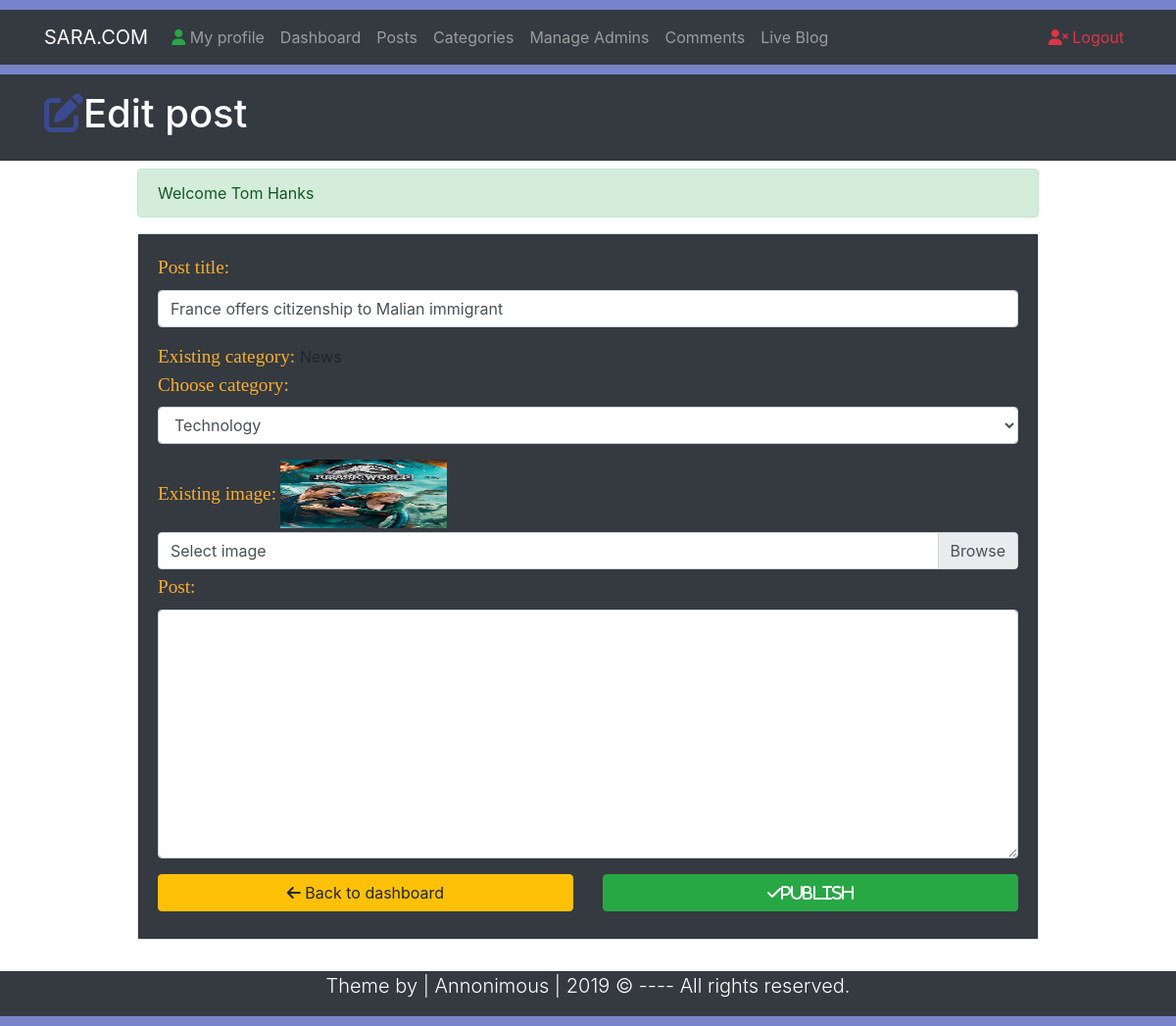
/EditPost.php?id=38 (signed in), run on an earlier commit of the app's database.
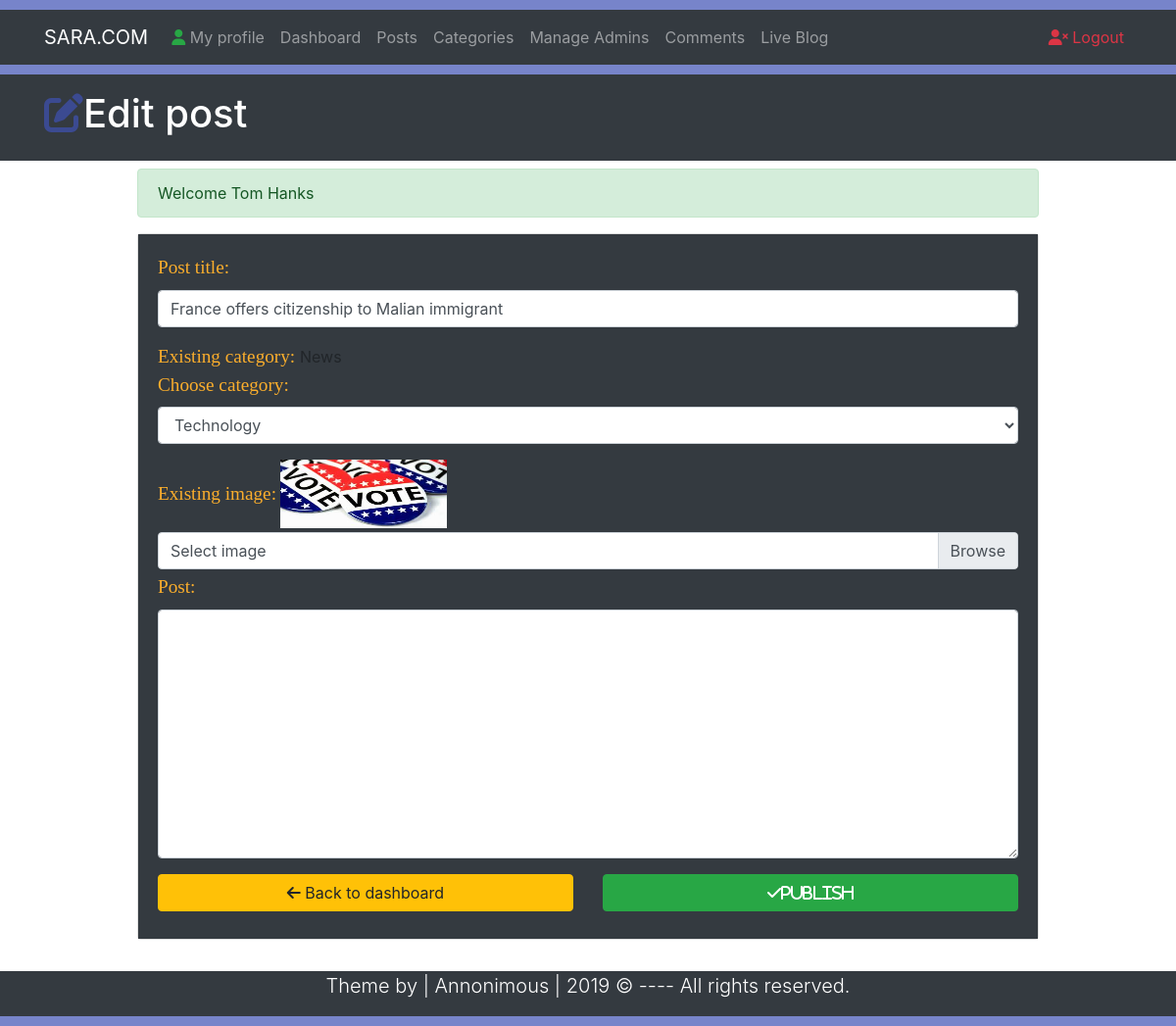
And on a later commit of the database.
### tables this page shows
CREATE TABLE `posts` (
  `id` int(10) NOT NULL,
  `datetime` varchar(50) NOT NULL,
  `title` varchar(300) NOT NULL,
  `category` varchar(50) NOT NULL,
  `author` varchar(50) NOT NULL,
  `image` varchar(50) NOT NULL,
  `post` varchar(10000) NOT NULL
);

### EditPost.php (the view, shortened to what the changed rows need)
<?php
$SearchQueryParameter = $_GET['id'];
?>
<!DOCTYPE html>
<html lang="en">
<head>
    <link rel="stylesheet" href="https://stackpath.bootstrapcdn.com/bootstrap/4.3.1/css/bootstrap.min.css">
    <link rel="stylesheet" href="css/style.css">
    <link rel="stylesheet/less" type="text/css" href="css/style.css" />
</head>
<body>
<header class="bg-dark text-white py-3">
    <div class="container">
        <div class="row">
            <div class="col-md-12">
                <h1> <i class="fas fa-edit" style="color: rgba(62,81,180,0.7)"> </i>Edit post</h1>
            </div>
        </div>
    </div>
</header>
<section class="container py-2 mb-4">
    <div class="row">
        <div class="offset-lg-1 col-lg-10" style="min-height: 700px;">
            <?php
            global $connectingDB;
            $sql = "SELECT * FROM posts WHERE id = '$SearchQueryParameter'";
            $stmt = $connectingDB->query($sql);
            while ($dataRows = $stmt->fetch()){
                $TitleToBeUpdated = $dataRows['title'];
                $CategoryToBeUpdated = $dataRows['category'];
                $ImageToBeUpdated = $dataRows['image'];
                $PostToBeUpdated = $dataRows['post'];
            }
            ?>
            <form action="EditPost.php?id=<?= $SearchQueryParameter;?>" method="post" enctype="multipart/form-data">
                <div class="card">
                    <div class="card-body bg-dark">
                        <div class="form-group">
                            <label for="title"><span class="FieldInfo">Post title: </span></label>
                            <input type="text" class="form-control" name="postTitle" id="title" placeholder="Type title here" value="<?php echo $TitleToBeUpdated;?>">
                        </div>
                        <div class="form-group">
                            <span class="FieldInfo">Existing category: </span>
                            <?= $CategoryToBeUpdated;?>
                            <br>
                            <label for="categoryTitle"><span class="FieldInfo">Choose category: </span></label>
                            <select name="category" id="categoryTitle" class="form-control">
                            </select>
                        </div>
                        <div class="form-group mb-1">
                            <span class="FieldInfo">Existing image:</span>
                            <img class="mb-1" src="upload/<?php echo $ImageToBeUpdated;?>" width="170px" height="70px">
                            <div class="custom-file">
                                <label for="imageSelect" class="custom-file-label">Select image</label>
                            </div>
                        </div>
                        <div class="form-group">
                            <label for="Post"><span class="FieldInfo">Post: </span></label>
                            <textarea class="form-control" name="PostDescription" id="Post" cols="30" rows="10" ><?= $PostToBeUpdated;?></textarea>
                        </div>
                        <div class="row">
                            <div class="col-lg-6">
                            </div>
                            <div class="col-lg-6">
                            </div>
                        </div>
                    </div>
                </div>
            </form>
        </div>
    </div>
</section>
</body>
</html>

What changed in the data, as far as the page shows it:
changed posts "News": image: a different picture
